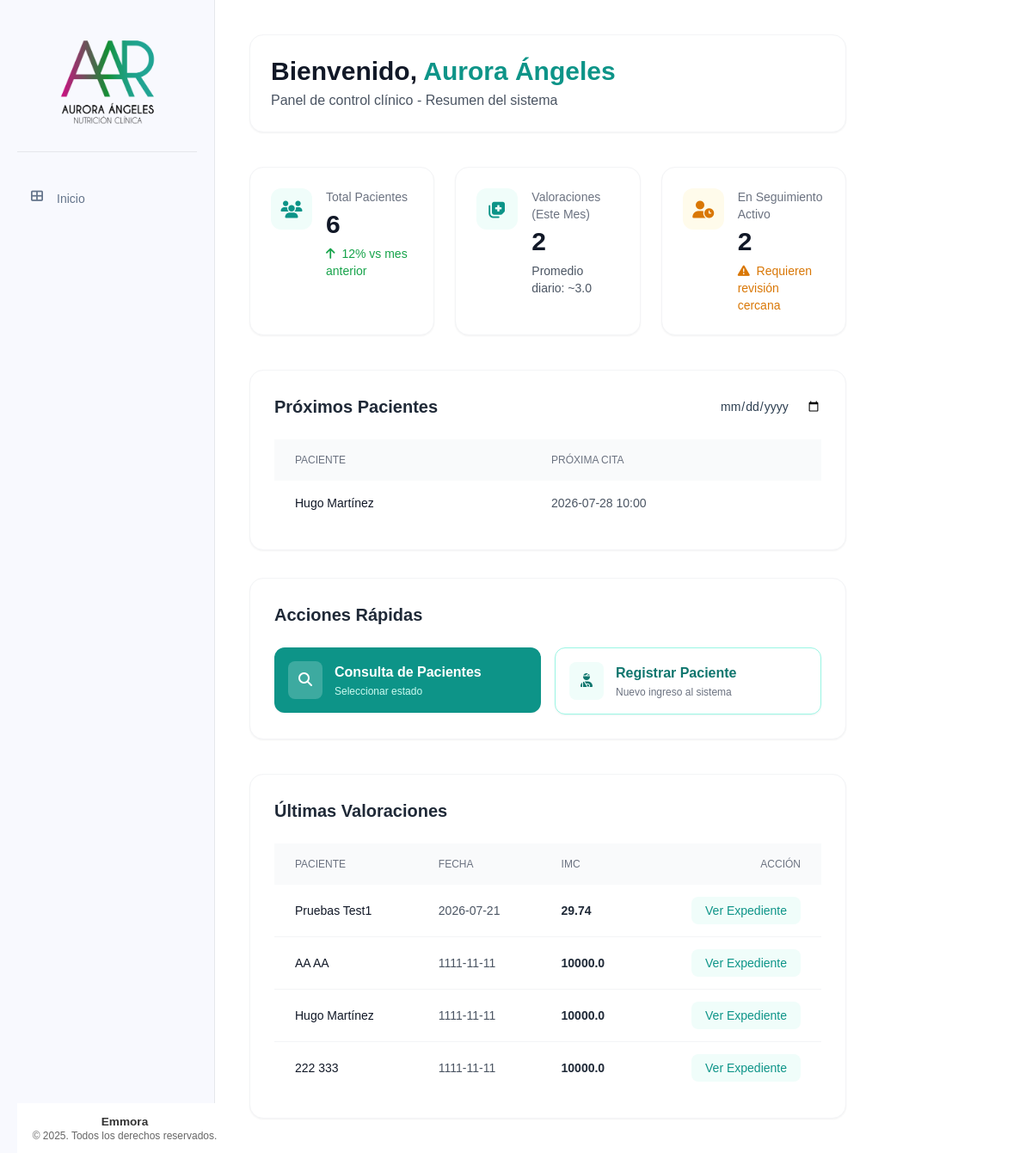
Before: / with the older database file.
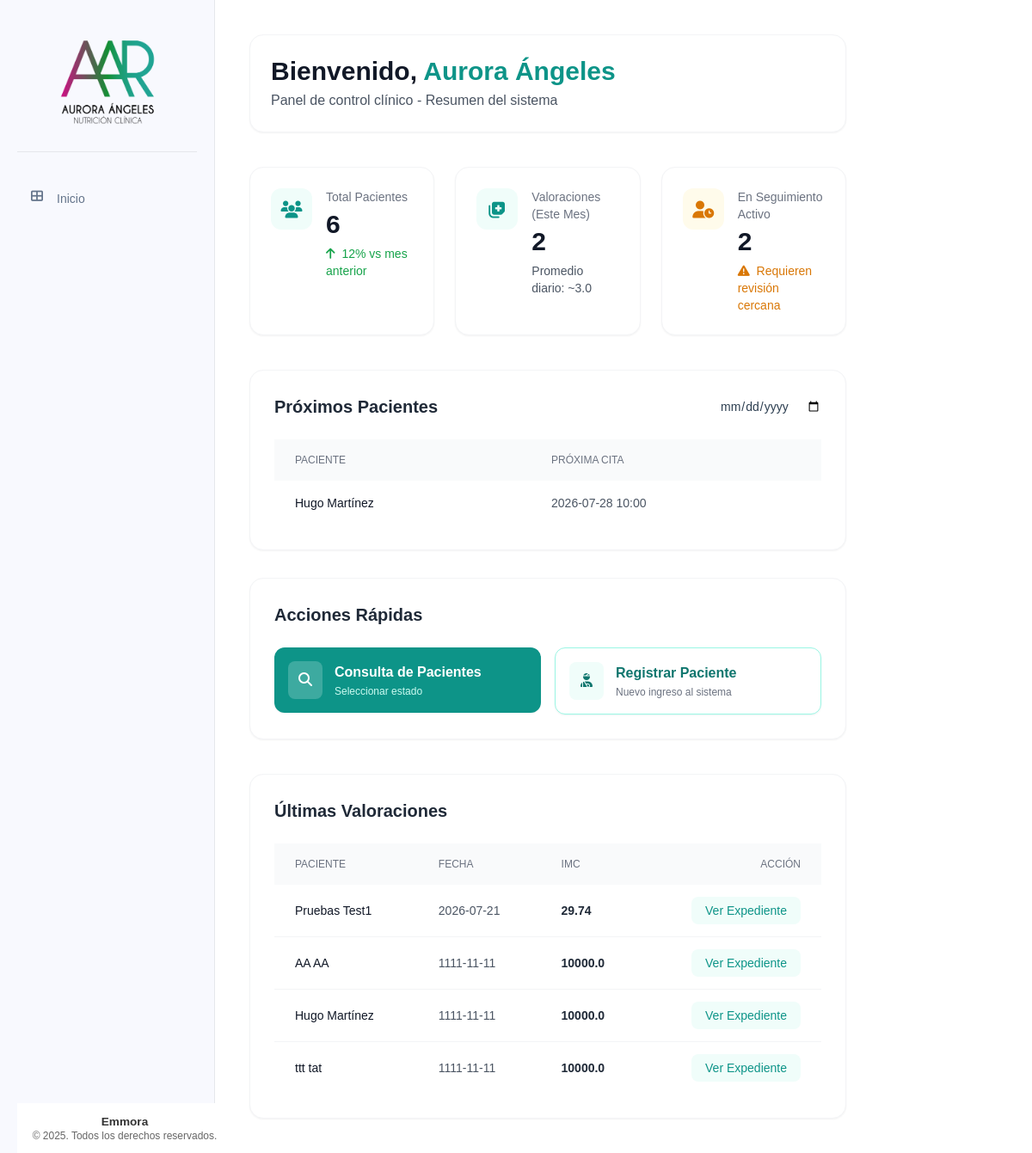
After: the same page with the newer database file.
### tables this page shows
CREATE TABLE valoracion_antropometrica (
    id INTEGER PRIMARY KEY AUTOINCREMENT,
    paciente_id INTEGER NOT NULL,
    numero_cita INTEGER NOT NULL,
    fecha DATE NOT NULL,
    estatura FLOAT NOT NULL,
    peso FLOAT NOT NULL,
    imc FLOAT NOT NULL,
    grasa FLOAT NOT NULL,
    cintura FLOAT NOT NULL,
    torax FLOAT NOT NULL,
    brazo FLOAT NOT NULL,
    cadera FLOAT NOT NULL,
    pierna FLOAT NOT NULL,
    pantorrilla FLOAT NOT NULL,
    tension_arterial TEXT NOT NULL,
    frecuencia_cardiaca INTEGER NOT NULL,
    bicep FLOAT NOT NULL,
    tricep FLOAT NOT NULL,
    suprailiaco FLOAT NOT NULL,
    subescapular FLOAT NOT NULL,
    femoral FLOAT,
    porcentaje_grasa TEXT NOT NULL,
    --porcentaje_grasa_fem FLOAT NOT NULL,
    ultima_dieta TEXT,
    FOREIGN KEY (paciente_id) REFERENCES pacientes (id)
);

CREATE TABLE pacientes (
    id INTEGER PRIMARY KEY AUTOINCREMENT,
    nombre TEXT NOT NULL,
    apellido_paterno TEXT NOT NULL,
    apellido_materno TEXT NOT NULL,
    fecha_nacimiento DATE NOT NULL,
    telefono TEXT NOT NULL,
    correo TEXT UNIQUE NOT NULL,
    ciudad TEXT NOT NULL,
    fecha_registro TIMESTAMP DEFAULT CURRENT_TIMESTAMP,
    status TEXT NOT NULL DEFAULT 'activo' CHECK (status IN ('activo', 'inactivo'))
);

### app/controllers/main.py (the view)
@main.route('/')
def index():
    total_pacientes = Paciente.contar_activos()
    valoraciones_mes = ValoracionAntropometrica.contar_mes_vigente()
    pacientes_seguimiento = Paciente.contar_en_seguimiento()
    proximos_pacientes = Paciente.obtener_proximos(limite=5)
    actividad_reciente = ValoracionAntropometrica.obtener_recientes(limite=5)
    return render_template('base/index.html',
                           total_pacientes=total_pacientes,
                           valoraciones_mes=valoraciones_mes,
                           pacientes_seguimiento=pacientes_seguimiento,
                           proximos_pacientes=proximos_pacientes,
                           actividad_reciente=actividad_reciente)

### app/db.py (called while the page is built)
def get_db():
    if 'db' not in g:
        try:
            g.db = sqlite3.connect(
                'pacientes.db',
                detect_types=sqlite3.PARSE_DECLTYPES
            )
            g.db.row_factory = sqlite3.Row
        except sqlite3.Error as e:
            logger.error(f"Error crítico al conectar con la base de datos SQLite: {e}")
            raise e
    return g.db

def query_db(query, args=(), one=False):
    try:
        cur = get_db().execute(query, args)
        rv = cur.fetchall()
        cur.close()
        return (rv[0] if rv else None) if one else rv
    except sqlite3.Error as e:
        logger.error(f"Error al ejecutar query: {query}. Args: {args}. Detalle: {e}")
        raise e

### app/models/paciente.py (called while the page is built)
    @staticmethod
    def contar_activos():
        return query_db("SELECT COUNT(*) as total FROM pacientes WHERE status = 'activo'", one=True)['total']

### app/models/valoracion_antropometrica.py (called while the page is built)
    @staticmethod
    def contar_mes_vigente():
        return query_db('''
            SELECT COUNT(*) as total
            FROM valoracion_antropometrica
            WHERE strftime('%Y-%m', fecha) = strftime('%Y-%m', 'now')
        ''', one=True)['total']

### app/templates/base/index.html (shortened to what the changed rows need)
{% extends "base/base.html" %}
{% block content %}
<header class="flex flex-col md:flex-row md:items-center justify-between gap-4 bg-white p-6 rounded-2xl shadow-sm border border-gray-100">
    <div>
        <h1 class="text-3xl font-bold text-gray-900">Bienvenido, <span class="text-teal-600">Aurora Ángeles</span></h1>
    </div>
</header>
<section class="grid grid-cols-1 xl:grid-cols-3 gap-8 items-start">
    <div class="xl:col-span-2 bg-white p-7 rounded-2xl shadow-sm border border-gray-100">
        <div class="flex items-center justify-between mb-6">
            <h2 class="text-xl font-semibold text-gray-800">Próximos Pacientes</h2>
        </div>
        <div class="overflow-x-auto">
            <table class="w-full text-sm text-left">
                <thead class="text-xs text-gray-500 uppercase bg-gray-50 rounded-lg">
                    <tr>
                        <th class="px-6 py-4 font-medium">Paciente</th>
                        <th class="px-6 py-4 font-medium">Próxima Cita</th>
                    </tr>
                </thead>
            </table>
        </div>
    </div>
    <aside class="bg-white p-7 rounded-2xl shadow-sm border border-gray-100 space-y-6">
        <h2 class="text-xl font-semibold text-gray-800">Acciones Rápidas</h2>
    </aside>
</section>
<section class="bg-white p-7 rounded-2xl shadow-sm border border-gray-100">
    <div class="mb-6">
        <h2 class="text-xl font-semibold text-gray-800">Últimas Valoraciones</h2>
    </div>
    <div class="overflow-x-auto relative no-scrollbar">
        <table class="w-full text-sm text-left">
            <thead class="text-xs text-gray-500 uppercase bg-gray-50 rounded-lg">
                <tr>
                    <th scope="col" class="px-6 py-4 font-medium">Paciente</th>
                    <th scope="col" class="px-6 py-4 font-medium">Fecha</th>
                    <th scope="col" class="px-6 py-4 font-medium">IMC</th>
                    <th scope="col" class="px-6 py-4 font-medium text-right">Acción</th>
                </tr>
            </thead>
            <tbody class="divide-y divide-gray-100">
                {% for val in actividad_reciente %}
                <tr class="bg-white hover:bg-gray-50/50 transition-colors">
                    <td class="px-6 py-5 font-medium text-gray-900">
                        {{ val.nombre }} {{ val.apellido_paterno }}
                    </td>
                    <td class="px-6 py-5 text-gray-600">{{ val.fecha }}</td>
                    <td class="px-6 py-5 font-semibold text-gray-800">{{ val.imc }}</td>
                    <td class="px-6 py-5 text-right">
                        <a href="{{ url_for('pacientes.detalle_paciente', id=val.paciente_id) }}" class="text-teal-600 hover:text-teal-900 font-medium bg-teal-50 hover:bg-teal-100 px-4 py-2 rounded-lg transition">Ver Expediente</a>
                    </td>
                </tr>
                {% endfor %}
            </tbody>
        </table>
    </div>
</section>
{% endblock %}

Changed rows visible on the page:
changed through a linked row, valoracion_antropometrica: nombre "222" → "ttt"; apellido_paterno "333" → "tat"
